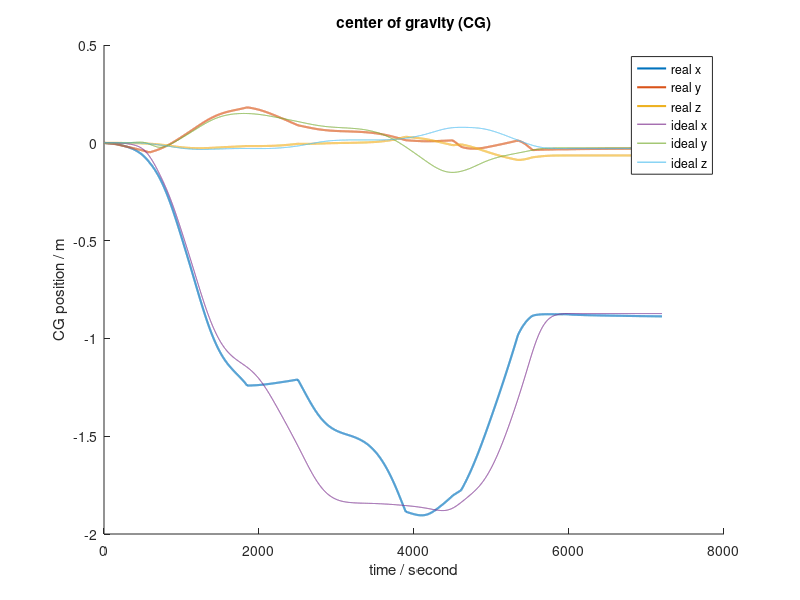
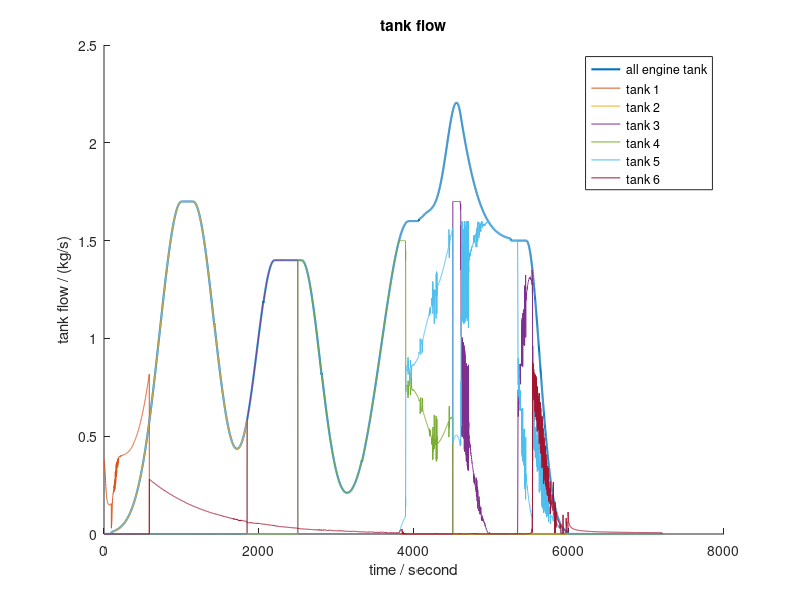
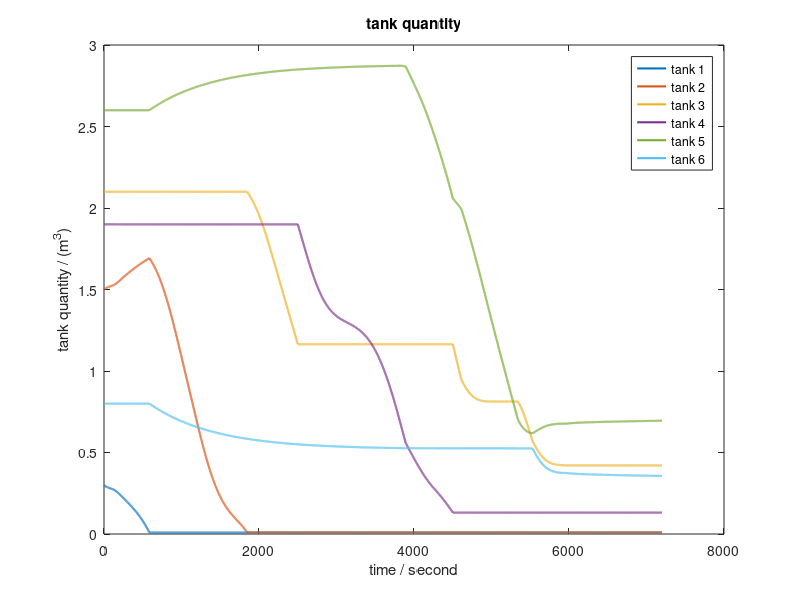

Source code (MATLAB) for these figures, in order:
close all

load quest2.mat
load quest2result.mat

figure('Position',[100 100 500 300])
hold on
plot(t,totalCg,'LineWidth',1.5)
plot(t,aircraftIdealCg);
title('center of gravity (CG)')
legend('real x','real y','real z','ideal x','ideal y','ideal z')
xlabel('time / second')
ylabel('CG position / m')
exportgraphics(gca,'quest2cg.png')

figure('Position',[650 100 500 300])
hold on
plot(t,aircraftFlow,'LineWidth',1.5)
plot(t,tankFlow)
title('tank flow')
legend('all engine tank','tank 1','tank 2','tank 3','tank 4','tank 5','tank 6')
xlabel('time / second')
ylabel('tank flow / (kg/s)')
exportgraphics(gca,'quest2tankflow.png')

figure('Position',[100 500 500 300])
plot(t,tankQuantity,'LineWidth',1.5)
title('tank quantity')
legend('tank 1','tank 2','tank 3','tank 4','tank 5','tank 6')
xlabel('time / second')
ylabel('tank quantity / (m^3)')
exportgraphics(gca,'quest2tankquantity.png')